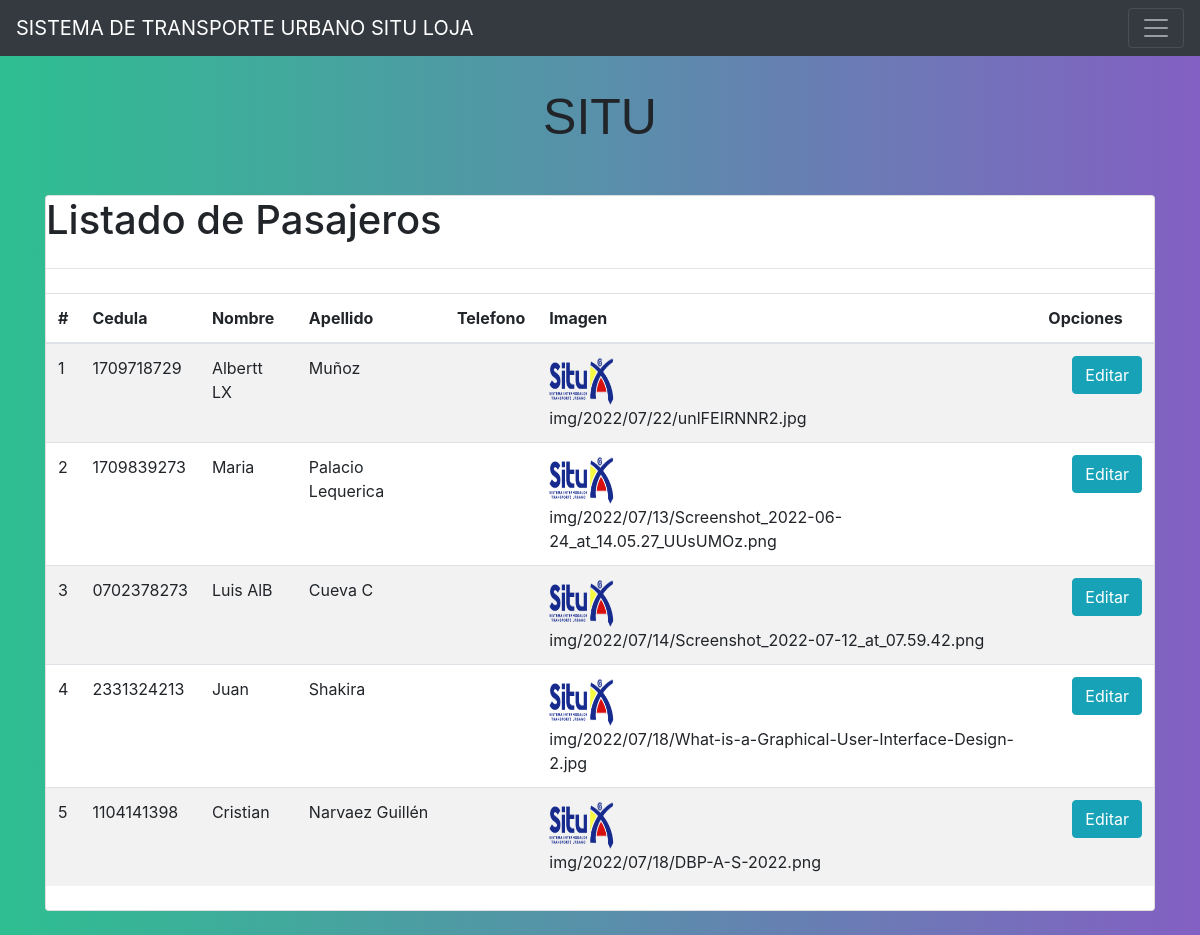
/pasajeros/, run on the app's committed database.
### appSITUweb/models.py (models this page shows, shortened)
class Pasajero(models.Model):
	cedula = models.CharField(max_length=10, blank=False)
	nombre = models.CharField(max_length=10, blank=False)
	imagen = models.ImageField(upload_to='img/%Y/%m/%d/')
	apellido = models.CharField(max_length=30)
	email = models.EmailField()

### appSITUweb/views.py (the view)
# urls.py: path('pasajeros/', pasajeros, name='pasajeros'),
def pasajeros(request):
    data = PasajeroFormulario()
    pasajeros = Pasajero.objects.all()
    if request.method == 'POST':
        formulario = PasajeroFormulario(data=request.POST, files=request.FILES)
        if formulario.is_valid():
            formulario.save()
    return render(request,"pasajeros.html",{"pasajeros":pasajeros, 'form':data})

### templates/pasajeros.html (shortened to what this page needs)
{% extends "./base.html" %}
{% block body %}
<center>
    <article>
        <p class="animate__animated animate__pulse animate__infinite"
                    style="font-family: 'Comic Sans MS', sans-serif; font-size: 50px; ">SITU</p><br>
    </article>
</center>
<div class="card">
        <h1>Listado de Pasajeros</h1>
        <hr>
        <div class="table-responsive py-2">
            <table class="table table-striped table-hover table-responsive-sa">
                <thead>
                    <tr>
                        <th>#</th>
                        <th>Cedula</th>
                        <th>Nombre</th>
                        <th>Apellido</th>
                        <th>Telefono</th>
                        <th>Imagen</th>
                        <th colspan="2">Opciones</th>
                    </tr>
                </thead>
                <tbody>
                    {% for e in pasajeros %}
                    <tr>
                        <td>{{forloop.counter}}</td>
                        <td>{{e.cedula}}</td>
                        <td>{{e.nombre}}</td>
                        <td>{{e.apellido}}</td>
                        <td>{{e.telefono}}</td>
                        <td>
                        {% load static %}
                        <img src="{% static 'logo.png' %}" alt="Imagen no encontrada" width="65" height="50"><br>
                        {{e.imagen}}
                        </td>
                        <td>{{e.correo}}</td>
                        <td><a href="{% url 'pasajerosEdit' e.id %}"  class="btn btn-info">Editar</a></td>
                    </tr>
                    {% endfor %}
                </tbody>
            </table>
        </div>
        </div>
{% endblock body %}

### templates/base.html (shortened to what this page needs)
<!DOCTYPE html>
<html lang="es">
<head>
    {% load static %}
    <link rel="stylesheet" href="https://cdn.jsdelivr.net/npm/bootstrap@4.5.3/dist/css/bootstrap.min.css"
>
    <link rel="stylesheet" href="https://cdnjs.cloudflare.com/ajax/libs/animate.css/4.1.1/animate.min.css" />
    <link rel="stylesheet" href="{% static '/login.css' %}">
</head>
<body>
    <nav class="navbar navbar-dark bg-dark">
        <a class="navbar-brand" href="#">SISTEMA DE TRANSPORTE URBANO SITU LOJA</a>
        <button class="navbar-toggler" type="button" data-toggle="collapse" data-target="#navbarNav"
            aria-controls="navbarNav" aria-expanded="false" aria-label="Toggle navigation">
            <span class="navbar-toggler-icon"></span>
        </button>
    </nav>
    <div class="container py-4">
        {% block body %}
        {% endblock body %}
    </div>
</body>

### templates/static/login.css (style rules this page uses)
* { margin: 0px; padding: 0px; }
body { background: #8360c3; background: -webkit-linear-gradient(to right, #2ebf91, #8360c3); background: linear-gradient(to right, #2ebf91, #8360c3); }

### data on the page
Pasajero: cedula "1709718729", nombre "Albertt LX", apellido "Muñoz", imagen "img/2022/07/22/unlFEIRNNR2.jpg"
Pasajero: cedula "1709839273", nombre "Maria", apellido "Palacio Lequerica", imagen "img/2022/07/13/Screenshot_2022-06-24_at_14.05.27_UUsUMOz.png"
Pasajero: cedula "0702378273", nombre "Luis AlB", apellido "Cueva C", imagen "img/2022/07/14/Screenshot_2022-07-12_at_07.59.42.png"
Pasajero: cedula "2331324213", nombre "Juan", apellido "Shakira", imagen "img/2022/07/18/What-is-a-Graphical-User-Interface-Design-2.jpg"
Pasajero: cedula "1104141398", nombre "Cristian", apellido "Narvaez Guillén", imagen "img/2022/07/18/DBP-A-S-2022.png"
